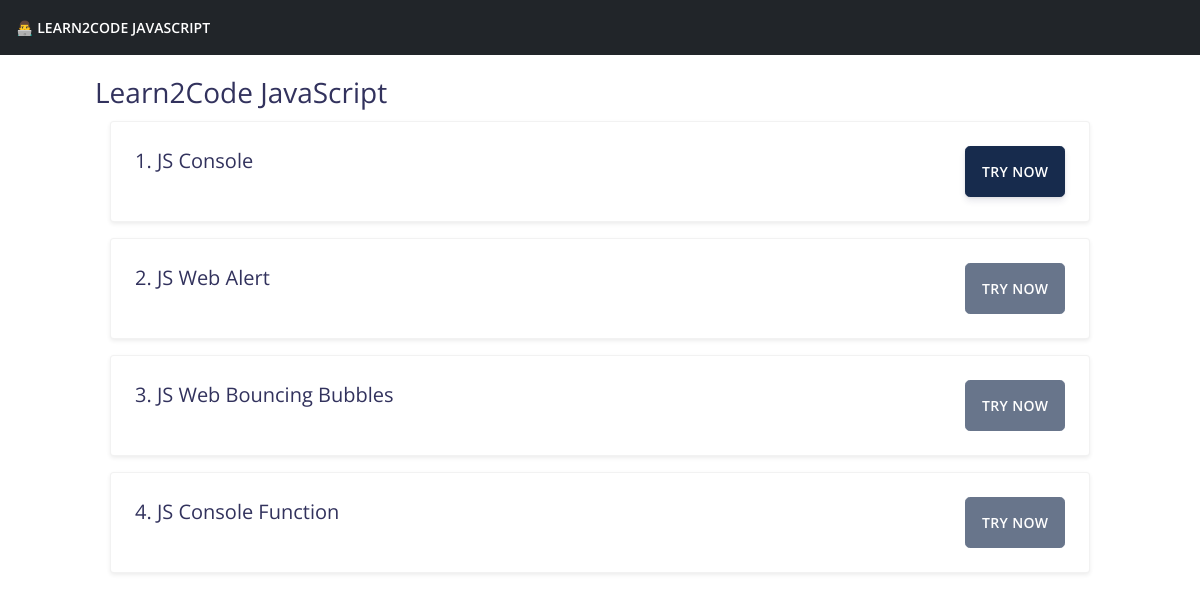
The app's page /, older data.
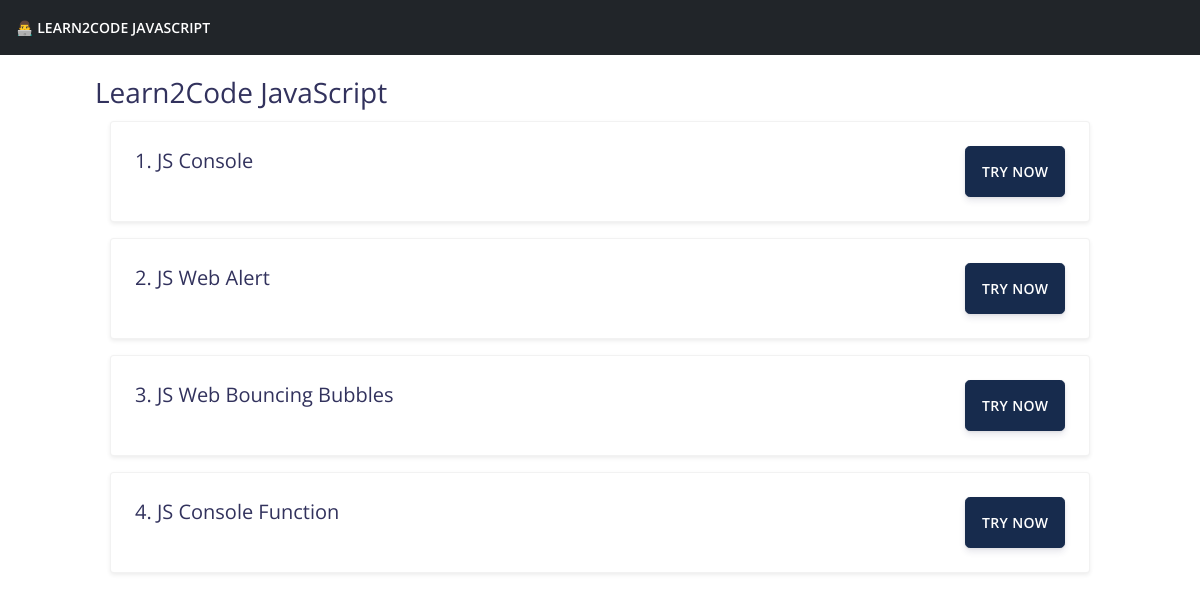
The same page, newer data.
### app/views.py (the view)
# urls.py: path('', LessonListView.as_view(), name='learn_list'),
class LessonListView(ListView):
    template_name = 'index.html'
    context_object_name = 'lessons'
    queryset = Lesson.objects.active()

### app/models.py (called while the page is built)
    def is_available(self):
        if self.is_correct or (self == self.__class__.objects.filter(is_correct=False).first()):
            return True

### templates/index.html
{% extends "layout.html" %}
{% block content %}
<section id="id-home">
  	<div class="container py-3">
		<h3> Learn2Code JavaScript</h3>
		{% for lesson in lessons %}
		<div class="container mb-3">
			<div class="card shadow-sm">
				<div class="card-body d-flex justify-content-between">
					<h5 class="card-title">{{ lesson.display_order }}. {{ lesson.title }}
					</h5>
					<a href="{% url 'learn_detail' lesson.slug %}" class="btn btn-default btn-lg {% if not lesson.is_available %}disabled{% endif %}"> Try Now </a>
				</div>
			</div>
		</div>
		{% endfor %}
	</div>
</section>
{% endblock content %}

Row changes from the older to the newer data that the page shows:
changed Lesson "JS Web Alert": is_correct False → True (drawn)
changed Lesson "JS Web Bouncing Bubbles": is_correct False → True (drawn)
changed Lesson "JS Console Function": is_correct False → True (drawn)
